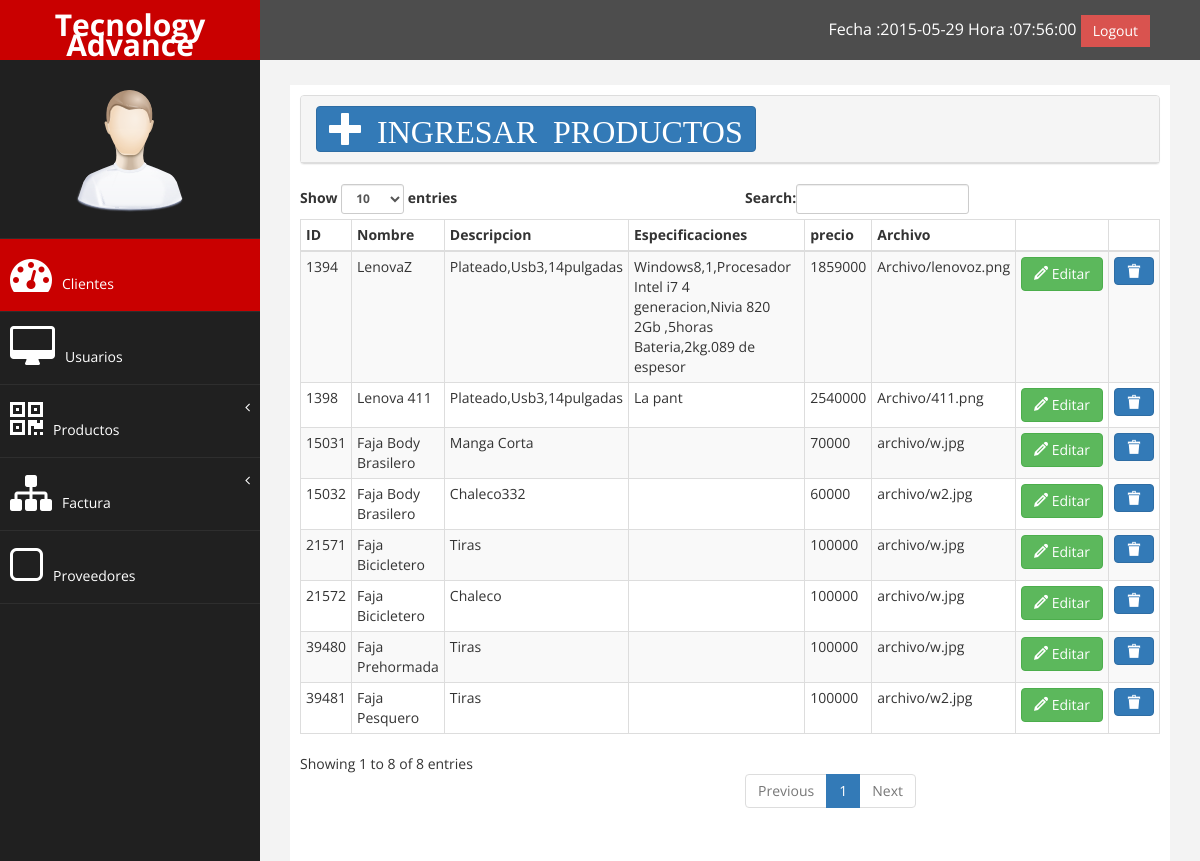
Page /index.php/productos (signed in) on the earlier database version.
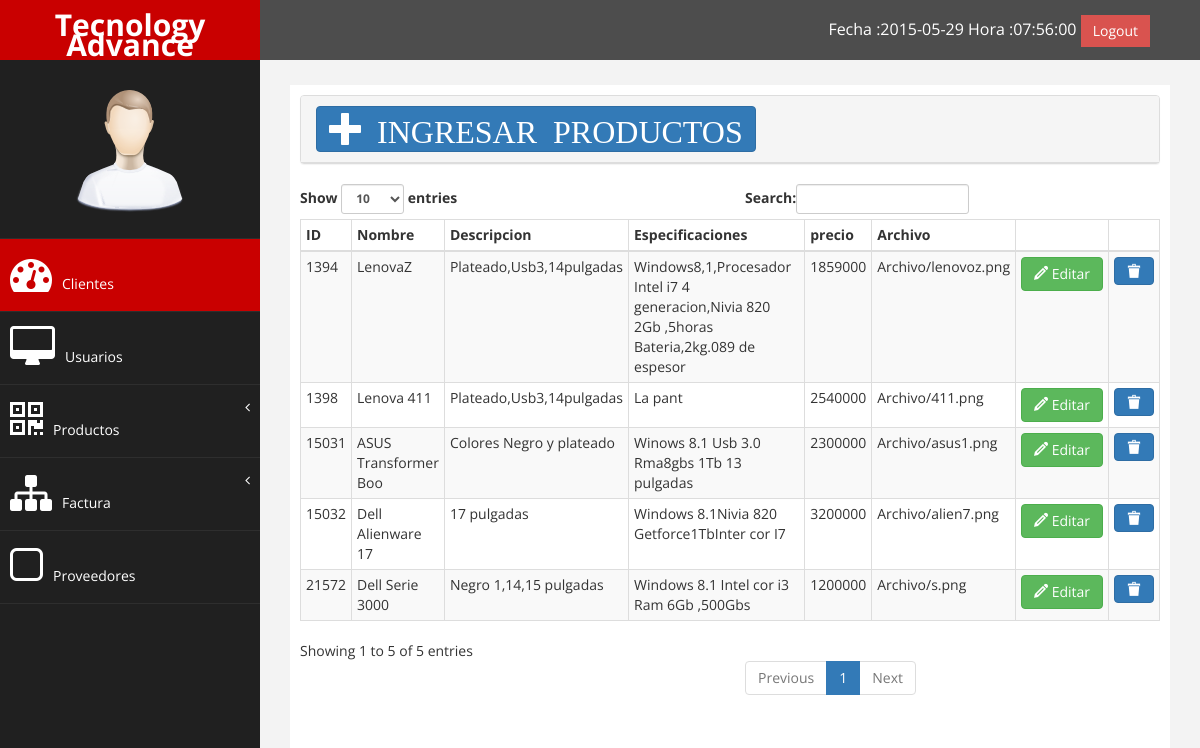
Same page on the later database version.
### tables this page shows
CREATE TABLE IF NOT EXISTS `producto` (
  `id_producto` varchar(20) NOT NULL,
  `descripcion` varchar(2500) NOT NULL,
  `nombre` varchar(20) NOT NULL,
  `especificaciones` varchar(250) NOT NULL,
  `cantidad` int(11) NOT NULL,
  `precio` decimal(15,0) NOT NULL,
  `archivo` varchar(70) NOT NULL,
  PRIMARY KEY (`id_producto`)
);

### controlador.php (called while the page is built, shortened)
<?php
class Controlador{
function listar_productos_action(){
  $productos=new Producto();
  $listar_productos=$productos->consultar_productos();
  require "Plantillas/mostrar_productos.php";
}
}
?>

### Modelos/conexion.php (called while the page is built, shortened)
<?php
class Conexion_DB {
private $registro = array();
 function conectar_base_de_datos(){
	 $this->conexion=mysqli_connect("localhost","root","","tecnologyadvance");
   return $this->conexion;
   }
   function Estrae_todo_registro($tabla){
       $this->consulta = "SELECT * FROM $tabla";
       $this->resultado = mysqli_query($this->conectar_base_de_datos(),  $this->consulta);
    while ( $this->fila = mysqli_fetch_assoc( $this->resultado)) {
       $this->registro[] =  $this->fila;
    }
    return     $this->registro;
  }
}
?>

### Modelos/producto.php (called while the page is built, shortened)
<?php
class Producto extends Conexion_DB{
public function consultar_productos(){
 $this->extraid=$this->Estrae_todo_registro("producto");
 return $this->extraid;
}
}
?>

### Plantillas/mostrar_productos.php (the view, shortened to what this page needs)
<div class="row">
  <div class="col-md-12 col-xs-12">
<div class="panel panel-default">
  <div class="panel-heading"><div class="panel-title">
    <button class="btn btn-primary fa-2x icon icon-plus" style="right:2333px " data-toggle="modal" data-target="#ventana_p" id="ingreso_p"> INGRESAR  PRODUCTOS</button>
  </div>
    </div>
    </div> </div>
</div>
<table id="hola" class="table table-striped table-bordered table-condensed table-hover display color2 " cellspacing="0" width="100%">
	<thead>
	<tr>
	         <th>ID</th>
           <th>Nombre</th>
           <th>Descripcion</th>
          <th>Especificaciones</th>
           <th>precio</th>
           <th>Archivo</th>
           <th></th>
           <th></th>
	</tr>
    </thead>
    <tbody id="Fila">
         <?php foreach( $listar_productos as $row){ ?>
        <tr id="<?php echo $row['id_producto'];?>">
        <td ><?php echo $row['id_producto'];?></td>
        <td id="1"><?php echo $row['nombre'];?></td>
        <td id="2"><?php echo $row['descripcion'];?></td>
        <td id="3"><?php echo $row['especificaciones'];?></td>
        <td id="4"><?php echo $row['precio'];?></td>
        <td id="5"><?php echo $row['archivo'];?></td>
        <td>  <a class="btn btn-success"  data-toggle="modal" data-target="#ventanad"  id="<?php echo $row['id_producto'];?>"><span class="icon icon-pencil"></span> Editar</a></td>
        <td><a href="Eliminar_producto?d=<?php echo $row['id_producto'];?>" class="btn btn-primary icon icon-remove"></a></td>
      </tr>
      <?php }  ?>
     </tbody>
</table>
</div>
</div>
<?php $contenido=ob_get_clean();
require "base2.php";
?>

### base2.php (shortened to what this page needs)
<!DOCTYPE html>
<html lang="es">
    <head>
    <link href="/TecnologyAdvance/css/bootstrap.css" rel="stylesheet" />
    <link href="/TecnologyAdvance/assets/css/font-awesome.css" rel="stylesheet" />
    <link href="/assets/js/morris/morris-0.4.3.min.css" rel="stylesheet" />
    <link href="/TecnologyAdvance/css/font.css" rel="stylesheet" />
    <link rel="stylesheet" type="text/css" href="/TecnologyAdvance/css/estilos2.css">
    <link href="/TecnologyAdvance/assets/css/custom.css" rel="stylesheet" />
</head>
<body>
    <div id="wrapper">
        <nav class="navbar navbar-default navbar-cls-top " role="navigation" style="margin-bottom: 0">
            <div class="navbar-header">
                <a class="navbar-brand" href="perfil">Tecnology Advance</a>
            </div>
    <div style="color: white;
padding: 15px 50px 5px 50px;
float: right;
font-size: 16px;"><?php date_default_timezone_set('America/Bogota'); echo "Fecha :".strftime("%Y-%m-%d"); echo "   "."Hora :".date("H:i:s"); ?> <a href="salir" class="btn btn-danger square-btn-adjust">Logout</a> </div>
        </nav>
                <nav class="navbar-default navbar-side" role="navigation">
            <div class="sidebar-collapse">
                <ul class="nav" id="main-menu">
                <li class="text-center">
                    <img src="/TecnologyAdvance/assets/img/find_user.png" class="user-image img-responsive"/>
                    </li>
                    <li>
                        <a class="active-menu"  href="clientes"><i class="fa fa-dashboard fa-3x"></i>Clientes</a>
                    </li>
                     <li>
                        <a  href="usuarios"><i class="fa fa-desktop fa-3x"></i>Usuarios</a>
                    </li>
                    <li>
                        <a href="#"><i class="fa fa-qrcode fa-3x"></i>Productos<span class="fa arrow"></span></a>
                    </li>
                       <li>
                        <a href="factura"><i class="fa fa-sitemap fa-3x"></i>Factura<span class="fa arrow"></span></a>
                      </li>
                      <li  >
                        <a  href="proveedores"><i class="fa fa-square-o fa-3x"></i>Proveedores</a>
                    </li>
                </ul>
            </div>
        </nav>
         <div id="page-wrapper" >
            <div id="page-inner">
               <?php echo $contenido; ?>
        </div>
</body>
</html>

Differences in the rows shown:
removed producto: id_producto "21571", nombre "Faja Bicicletero", descripcion "Tiras", precio "100000", archivo "archivo/w.jpg"
removed producto: id_producto "39480", nombre "Faja Prehormada", descripcion "Tiras", precio "100000", archivo "archivo/w.jpg"
removed producto: id_producto "39481", nombre "Faja Pesquero", descripcion "Tiras", precio "100000", archivo "archivo/w2.jpg"
changed producto id 15031: nombre "Faja Body Brasilero" → "ASUS Transformer Boo"; descripcion "Manga Corta" → "Colores Negro y plateado"; especificaciones (not shown) → "Winows 8.1 Usb 3.0 Rma8gbs 1Tb 13 pulgadas"; precio "70000" → "2300000"; archivo "archivo/w.jpg" → "Archivo/asus1.png"
changed producto id 15032: nombre "Faja Body Brasilero" → "Dell Alienware 17"; descripcion "Chaleco332" → "17 pulgadas"; especificaciones (not shown) → "Windows 8.1Nivia 820 Getforce1TbInter cor I7"; precio "60000" → "3200000"; archivo "archivo/w2.jpg" → "Archivo/alien7.png"
changed producto id 21572: nombre "Faja Bicicletero" → "Dell Serie 3000"; descripcion "Chaleco" → "Negro 1,14,15 pulgadas"; especificaciones (not shown) → "Windows 8.1 Intel cor i3 Ram 6Gb ,500Gbs"; precio "100000" → "1200000"; archivo "archivo/w.jpg" → "Archivo/s.png"
Other differences:
text written by a page script: "Show entries Search: Showing 1 to 8 of 8 entries Previous 1 Next" → "Show entries Search: Showing 1 to 5 of 5 entries Previous 1 Next"
